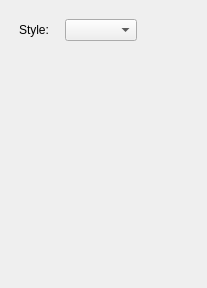
<?xml version="1.0" encoding="UTF-8"?>
<ui version="4.0">
 <class>SettingsWindow</class>
 <widget class="QDialog" name="SettingsWindow">
  <property name="geometry">
   <rect>
    <x>0</x>
    <y>0</y>
    <width>207</width>
    <height>288</height>
   </rect>
  </property>
  <property name="windowTitle">
   <string>RAP Settings</string>
  </property>
  <layout class="QVBoxLayout" name="verticalLayout">
   <item alignment="Qt::AlignmentFlag::AlignLeft|Qt::AlignmentFlag::AlignTop">
    <widget class="QWidget" name="widget" native="true">
     <layout class="QHBoxLayout" name="horizontalLayout">
      <property name="spacing">
       <number>16</number>
      </property>
      <property name="leftMargin">
       <number>8</number>
      </property>
      <property name="topMargin">
       <number>8</number>
      </property>
      <property name="rightMargin">
       <number>8</number>
      </property>
      <property name="bottomMargin">
       <number>8</number>
      </property>
      <item>
       <widget class="QLabel" name="styleSelectLabel">
        <property name="sizePolicy">
         <sizepolicy hsizetype="Minimum" vsizetype="Minimum">
          <horstretch>0</horstretch>
          <verstretch>0</verstretch>
         </sizepolicy>
        </property>
        <property name="text">
         <string>Style:</string>
        </property>
        <property name="alignment">
         <set>Qt::AlignmentFlag::AlignCenter</set>
        </property>
       </widget>
      </item>
      <item>
       <widget class="QComboBox" name="styleSelect"/>
      </item>
     </layout>
    </widget>
   </item>
  </layout>
 </widget>
 <resources/>
 <connections/>
</ui>
